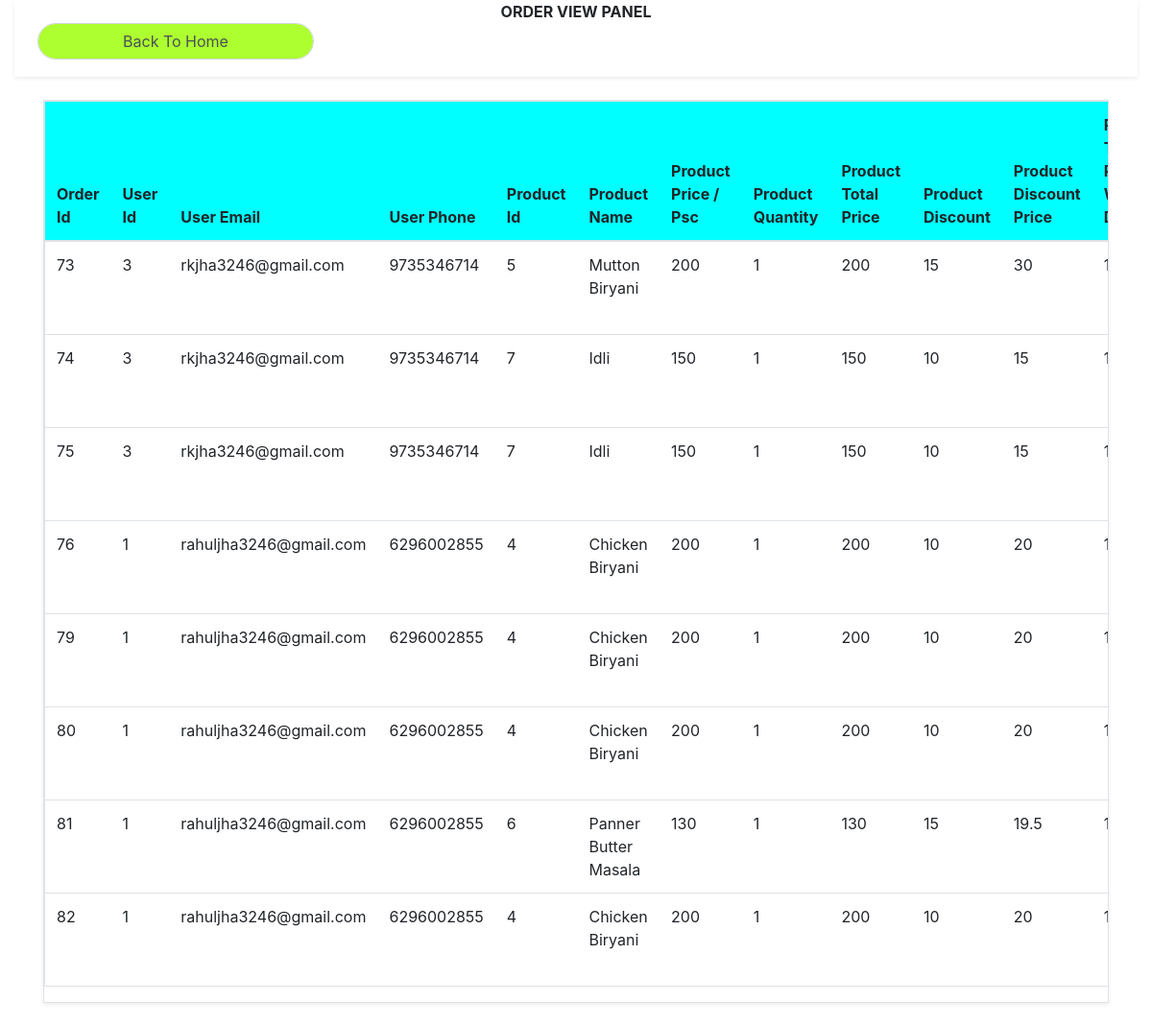
The page /admin/order_view_admin.php (signed in) on the database its author committed.
### tables this page shows
CREATE TABLE `order_details_of_user` (
  `order_id` int(100) NOT NULL,
  `user_id` int(100) NOT NULL,
  `user_email` varchar(255) NOT NULL,
  `user_phone` varchar(100) NOT NULL,
  `product_id` varchar(100) NOT NULL,
  `product_name` varchar(100) NOT NULL,
  `product_per_psc_price` varchar(255) NOT NULL,
  `product_quantity` varchar(100) NOT NULL,
  `total_price` varchar(100) NOT NULL,
  `product_discount` varchar(255) NOT NULL,
  `product_discount_price` varchar(255) NOT NULL,
  `total_product_price` varchar(255) NOT NULL,
  `product_payment` varchar(255) NOT NULL,
  `delivery_address` varchar(255) NOT NULL,
  `land_mark` varchar(250) NOT NULL,
  `alternative_address` varchar(250) NOT NULL,
  `alternative_mobile` varchar(100) NOT NULL,
  `delivery_pincode` varchar(255) NOT NULL,
  `delivery_boy` varchar(255) NOT NULL,
  `status` varchar(255) NOT NULL,
  `value` int(100) NOT NULL,
  `date_of_order` datetime NOT NULL DEFAULT CURRENT_TIMESTAMP
);

### admin/order_view_admin.php (the view, shortened to what this page needs)
<?php
include '../connection.php';
if(!isset($_SESSION['loggedin'])){
header("location:../login_user.php");
}
else if(isset($_SESSION['loggedin']) && $_SESSION['user']==null){
    header("location:../index.php");
}
else if(isset($_SESSION['loggedin']) && $_SESSION['user']=='admin'){
?>
<!doctype html>
<html lang="en">
<head>
    <link rel="stylesheet" href="https://cdn.jsdelivr.net/npm/bootstrap@4.5.3/dist/css/bootstrap.min.css"
>
    <link rel="stylesheet" href="../css/style.css">
</head>
<body>
    <div class="container-fluid">
        <div class="shadow-sm mt-0 text-center" style="height: 80px; font-size:20;"><b>ORDER VIEW
                PANEL</b>
                <a href="admin_home.php"><button type="submit" class="form-control ml-4" id="button_color" style="width: 18rem;">Back To Home</button></a>
            </div>
        <div class="container">
            <div class="shadow-sm border my-4" style="overflow-x: auto;">
                <table class="table  border" >
                    <thead>
                        <tr style="background-color:cyan;">
                            <th >Order Id</th>
                            <th>User Id</th>
                            <th>User Email</th>
                            <th>User Phone</th>
                            <th>Product Id</th>
                            <th>Product Name</th>
                            <th>Product Price / Psc</th>
                            <th>Product Quantity</th>
                            <th>Product Total Price</th>
                            <th>Product Discount</th>
                            <th>Product Discount Price</th>
                            <th>Product Total Price With Discount</th>
                        </tr>
                    </thead>
                    <tbody>
                        <?php
$sql="select * from `order_details_of_user`";
$result=mysqli_query($conn,$sql);
while($row=mysqli_fetch_assoc($result)){
    echo '    <tr>
    <td>'.$row['order_id'].'</td>
    <td>'.$row['user_id'].'</td>
    <td>'.$row['user_email'].'</td>
    <td>'.$row['user_phone'].'</td>
    <td>'.$row['product_id'].'</td>
    <td>'.$row['product_name'].'</td>
    <td>'.$row['product_per_psc_price'].'</td>
    <td>'.$row['product_quantity'].'</td>
    <td>'.$row['total_price'].'</td>
    <td>'.$row['product_discount'].'</td>
    <td>'.$row['product_discount_price'].'</td>
    <td>'.$row['total_product_price'].'</td>
    <td>'.$row['product_payment'].'</td>
    <td>'.$row['delivery_address'].'</td>
    <td>'.$row['land_mark'].'</td>
    <td>'.$row['alternative_address'].'</td>
    <td>'.$row['alternative_mobile'].'</td>
    <td>'.$row['delivery_pincode'].'</td>
    <td>'.$row['delivery_boy'].'</td>
    <td>'.$row['status'].'</td>
    <td>'.$row['value'].'</td>
    <td>'.$row['date_of_order'].'</td>
    <td><a href="update_order.php?order_id='.$row['order_id'].'"><button type="button" style="width:5rem; " class="mb-1 form- control btn btn-warning" >Status</button></a></td>
    <td><a href="action_order_func.php?activate_id='.$row['order_id'].'"><button type="button" style="width:5rem; " class="mb-1 form- control btn btn-success" >1 &nbsp; Active</button></a></td>
    <td><a href="action_order_func.php?deactivate_id='.$row['order_id'].'"><button type="button" style="width:5rem; " class="mb-1 form- control btn btn-danger" >0 &nbsp; Deactive</button></a></td>
    <td><a href="asign_delivery_boy.php?user_id_id='.$row['user_id'].'"><button type="button" style="width:5rem; " class="mb-1 form- control btn btn-primary" > Delivery</button></a></td>
    </tr>';
}
?>
                    </tbody>
                </table>
            </div>
        </div>
    </div>
</body>
</html>
<?php } ?>

### css/style.css (style rules this page uses)
#button_color { border-radius: 20px; background-color: greenyellow; }

### rows shown on the page
order_details_of_user: order_id "73", user "3", user_email "rkjha3246@gmail.com", user_phone "9735346714", product "5", product_name "Mutton Biryani", product_per_psc_price "200", product_quantity "1", total_price "200", product_discount "15", product_discount_price "30"
order_details_of_user: order_id "74", user "3", user_email "rkjha3246@gmail.com", user_phone "9735346714", product "7", product_name "Idli", product_per_psc_price "150", product_quantity "1", total_price "150", product_discount "10", product_discount_price "15"
order_details_of_user: order_id "75", user "3", user_email "rkjha3246@gmail.com", user_phone "9735346714", product "7", product_name "Idli", product_per_psc_price "150", product_quantity "1", total_price "150", product_discount "10", product_discount_price "15"
order_details_of_user: order_id "76", user "1", user_email "rahuljha3246@gmail.com", user_phone "6296002855", product "4", product_name "Chicken Biryani", product_per_psc_price "200", product_quantity "1", total_price "200", product_discount "10", product_discount_price "20"
order_details_of_user: order_id "79", user "1", user_email "rahuljha3246@gmail.com", user_phone "6296002855", product "4", product_name "Chicken Biryani", product_per_psc_price "200", product_quantity "1", total_price "200", product_discount "10", product_discount_price "20"
order_details_of_user: order_id "80", user "1", user_email "rahuljha3246@gmail.com", user_phone "6296002855", product "4", product_name "Chicken Biryani", product_per_psc_price "200", product_quantity "1", total_price "200", product_discount "10", product_discount_price "20"
order_details_of_user: order_id "81", user "1", user_email "rahuljha3246@gmail.com", user_phone "6296002855", product "6", product_name "Panner Butter Masala", product_per_psc_price "130", product_quantity "1", total_price "130", product_discount "15", product_discount_price "19.5"
order_details_of_user: order_id "82", user "1", user_email "rahuljha3246@gmail.com", user_phone "6296002855", product "4", product_name "Chicken Biryani", product_per_psc_price "200", product_quantity "1", total_price "200", product_discount "10", product_discount_price "20"
